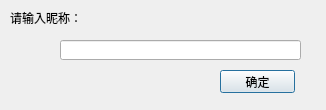
<?xml version="1.0" encoding="UTF-8"?>
<ui version="4.0">
 <class>Dialog</class>
 <widget class="QDialog" name="Dialog">
  <property name="geometry">
   <rect>
    <x>0</x>
    <y>0</y>
    <width>326</width>
    <height>110</height>
   </rect>
  </property>
  <property name="windowTitle">
   <string>Dialog</string>
  </property>
  <widget class="QLabel" name="label">
   <property name="geometry">
    <rect>
     <x>10</x>
     <y>10</y>
     <width>121</width>
     <height>16</height>
    </rect>
   </property>
   <property name="text">
    <string>请输入昵称：</string>
   </property>
  </widget>
  <widget class="QPushButton" name="pushButton">
   <property name="geometry">
    <rect>
     <x>220</x>
     <y>70</y>
     <width>75</width>
     <height>23</height>
    </rect>
   </property>
   <property name="text">
    <string>确定</string>
   </property>
  </widget>
  <widget class="QLineEdit" name="lineEdit">
   <property name="geometry">
    <rect>
     <x>60</x>
     <y>40</y>
     <width>241</width>
     <height>20</height>
    </rect>
   </property>
   <property name="maxLength">
    <number>10</number>
   </property>
  </widget>
 </widget>
 <resources/>
 <connections/>
</ui>
